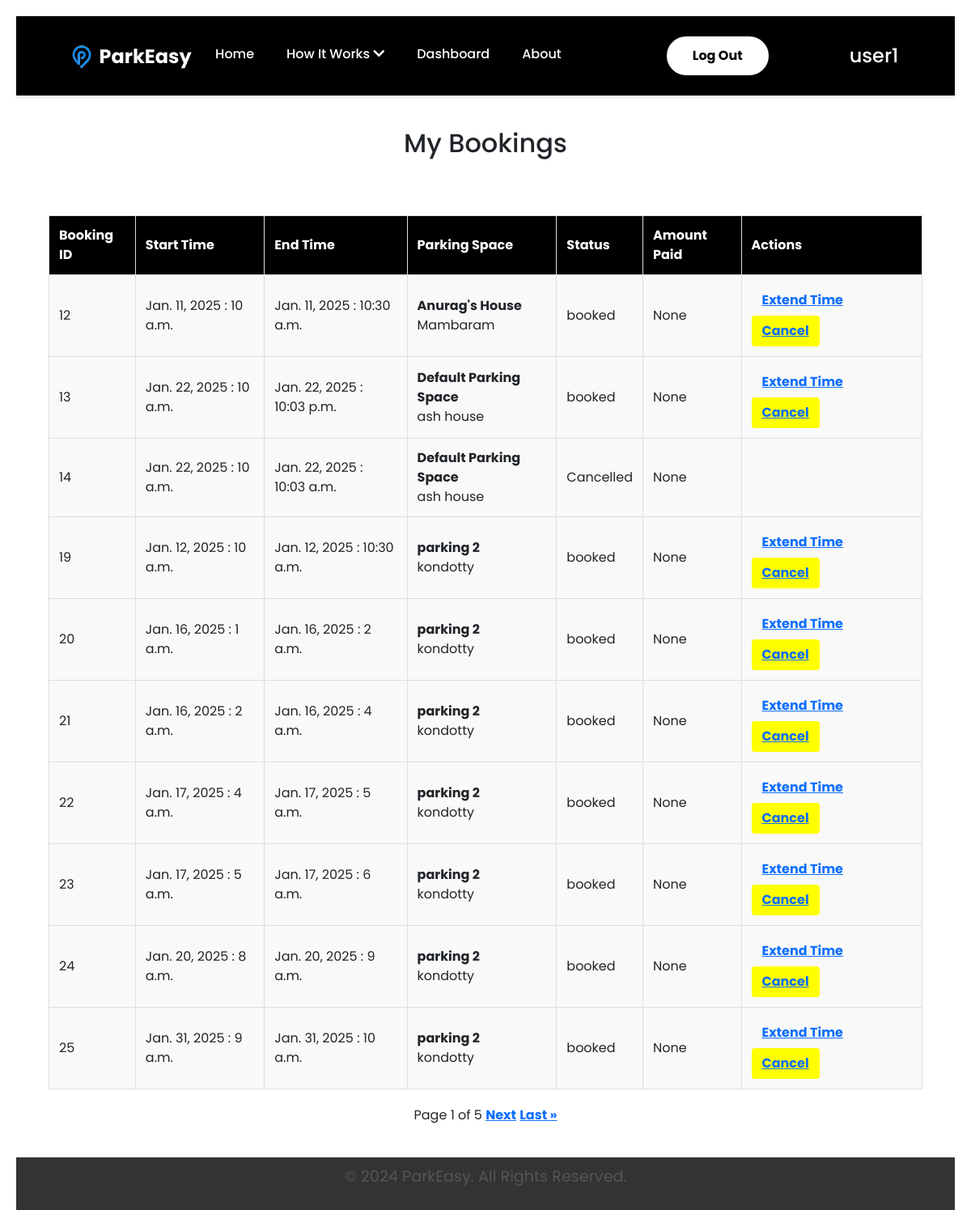
Page /parkeasy/my-bookings/ (signed in) on the committed database.
### ParkEasyApp/models.py (models this page shows, shortened)
class Booking(models.Model):
    user = models.ForeignKey(ParkEasyUser, on_delete=models.CASCADE, related_name="bookings")
    parking_space = models.ForeignKey(ParkingSpace, on_delete=models.CASCADE)
    booking_time = models.DateTimeField(auto_now_add=True)  # Auto-set to the time of booking
    start_date = models.DateField(default=timezone.now)  # Dynamically use current date
    start_time = models.TimeField()
    end_date = models.DateField(default=timezone.now)  # Dynamically use current date
    end_time = models.TimeField()
    duration = models.DurationField()
    price_paid = models.DecimalField(max_digits=10, decimal_places=2, null=True, blank=True)
    payment_method = models.CharField(max_length=255, null=True, blank=True)
    host = models.ForeignKey('ParkEasyUser', related_name='host_earnings', on_delete=models.CASCADE,null=True)
    status = models.CharField(
        max_length=20,
        choices=[('booked', 'Booked'), ('completed', 'Completed'), ('cancelled', 'Cancelled')],
        default='booked'
    )
    time_extension = models.DurationField(null=True, blank=True)  # Optional additional booking time
    grace_period = models.DurationField(null=True, blank=True)  # Grace period for delays
    class Meta:
        indexes = [
            models.Index(fields=['user', 'parking_space', 'status']),
        ]
        unique_together = ('parking_space', 'start_time', 'end_time'),

class ParkingSpace(models.Model):
    name = models.CharField(max_length=255)
    host = models.ForeignKey(ParkEasyUser, on_delete=models.CASCADE, related_name="parking_spaces")
    location = models.CharField(max_length=255)
    price_per_hour = models.DecimalField(max_digits=10, decimal_places=2)
    availability = models.BooleanField(default=True)
    amenities = models.TextField(blank=True, null=True)
    rating = models.DecimalField(max_digits=3, decimal_places=2, default=0.0)
    created_at = models.DateTimeField(auto_now_add=True)
    latitude = models.FloatField(null=True, blank=True)
    longitude = models.FloatField(null=True, blank=True)
    image = models.ImageField(upload_to="parking_images/", null=True, blank=True)  # Image field
    class Meta:
        indexes = [
            models.Index(fields=['host', 'location']),
        ]

### ParkEasyApp/views.py (the view)
# urls.py: path('my-bookings/', views.my_bookings_view, name='my_bookings'),
@login_required
def my_bookings_view(request):
    bookings = Booking.objects.filter(user=request.user.parkeasyuser)
    paginator = Paginator(bookings, 10)
    page_number = request.GET.get('page')
    page_obj = paginator.get_page(page_number)
    return render(request, 'booking/my_bookings.html', {'page_obj': page_obj})

### templates/booking/my_bookings.html (shortened to what this page needs)
{% extends "base.html" %}
{% block content %}
    <h2>My Bookings</h2>
    {% if page_obj and page_obj.object_list %}
        <table class="bookings-table">
            <thead>
                <tr>
                    <th>Booking ID</th>
                    <th>Start Time</th>
                    <th>End Time</th>
                    <th>Parking Space</th>
                    <th>Status</th>
                    <th>Amount Paid</th>
                    <th>Actions</th>
                </tr>
            </thead>
            <tbody>
                {% for booking in page_obj %}
                    <tr class="booking-row">
                        <td>{{ booking.id }}</td>
                        <td>{{ booking.start_date }} : {{ booking.start_time }}</td>
                        <td>{{ booking.end_date }} : {{ booking.end_time }}</td>
                        <td>
                            <strong>{{ booking.parking_space.name }}</strong><br>
                            {{ booking.parking_space.location }}
                        </td>
                        <td class="{% if booking.status == 'cancelled' %}cancelled-status{% endif %}">
                            {% if booking.status != 'cancelled' %}
                                {{ booking.status }}
                            {% else %}
                                <span class="cancelled-text">Cancelled</span>
                            {% endif %}
                        </td>
                        <td>{{ booking.price_paid }}</td>
                        <td>
                            {% if booking.status != 'cancelled' %}
                                <button class="btn"><a href="">Extend Time</a></button>
                                <button class="btn" style="background-color: yellow;">
                                    <a href="{% url 'cancel_booking' booking.id %}">Cancel</a>
                                </button>
                            {% endif %}
                        </td>
                    </tr>
                {% endfor %}
            </tbody>
        </table>
        <div class="pagination-links">
            <span>Page {{ page_obj.number }} of {{ page_obj.paginator.num_pages }}</span>
            {% if page_obj.has_next %}
                <a href="?page={{ page_obj.next_page_number }}">Next</a>
                <a href="?page={{ page_obj.paginator.num_pages }}">Last &raquo;</a>
            {% endif %}
        </div>
    {% else %}
        <p>No bookings found.</p>
    {% endif %}
{% endblock %}

### templates/base.html (shortened to what this page needs)
<!DOCTYPE html>
<html lang="en">
{% load static %}
<head>
    <link rel="stylesheet" href="{% static 'css/home_style.css' %}">
    <link rel="stylesheet" href="{% static 'css/base_style.css' %}">
    <link rel="stylesheet" href="{% static 'css/login.css' %}">
    <link rel="stylesheet" href="{% static 'css/about.css' %}">
    <link rel="stylesheet" href="{% static 'css/add_parking_style.css' %}">
    <link rel="stylesheet" href="{% static 'css/parking_space_list.css' %}">
    <link rel="stylesheet" href="{% static 'css/parking_space_detail.css' %}">
    <link rel="stylesheet" href="{% static 'css/my_listed_parking_spaces.css' %}">
    <link rel="stylesheet" href="{% static 'css/help_support.css' %}">
    <link rel="stylesheet" href="{% static 'css/terms_conditions.css' %}">
    <link rel="stylesheet" href="{% static 'css/my_bookings.css' %}">
    <link rel="stylesheet" href="{% static 'css/create_booking.css' %}">
    <link href="https://cdnjs.cloudflare.com/ajax/libs/font-awesome/5.15.4/css/all.min.css" rel="stylesheet">
    <link href="https://cdn.jsdelivr.net/npm/bootstrap@5.3.3/dist/css/bootstrap.min.css" rel="stylesheet"
>
    <link rel="stylesheet" href="https://unpkg.com/leaflet@1.9.4/dist/leaflet.css" />
    <link href="https://cdn.jsdelivr.net/npm/bootstrap@5.1.0/dist/css/bootstrap.min.css" rel="stylesheet">
</head>
<body>
    <header>
        <div class="logo">
            <a href="{% url 'home' %}">
                <img src="{% static 'img/P1 logoo.png' %}" alt="Placeholder Logo">
                <span class="logo-text">ParkEasy</span>
            </a>
        </div>
        <nav>
            <ul class="menu">
                <li><a href="{% url 'home' %}">Home</a></li>
                <li class="dropdown">
                    <a href="#" id="how-it-works">How It Works <i class="fas fa-chevron-down"></i></a>
                </li>
                <li><a href="{% url 'dashboard' %}">Dashboard</a></li>
                <li><a href="{% url 'about' %}">About</a></li>
                <li>
                    {% if user.is_authenticated %}
                    <a href="{% url 'logout' %}" id="login_button">Log Out</a>
                    {% else %}
                    <a href="{% url 'login' %}" id="login_button">Log In</a>
                    <a href="{% url 'register' %}" id="signup_button">Sign Up</a>
                    {% endif %}
                </li>
                <li style="margin-left:100px ;">
                    <h4>{{ request.user.username }}</h4>
                </li>
            </ul>
        </nav>
    </header>
    <div class="wrapper" style=" min-height: 500px; ">
        <main>
            {% block content %}{% endblock %}
        </main>
    </div>
    <footer>
        <p>&copy; 2024 ParkEasy. All Rights Reserved.</p>
    </footer>
</body>
</html>

### static/css/home_style.css (style rules this page uses)
main { padding: 40px; font-family: 'Poppins', sans-serif; }
header { background-color: black; color: white; padding: 15px 50px; display: flex; justify-content: space-between; align-items: center; box-shadow: 0 2px 5px rgba(0, 0, 0, 0.1); position: sticky; top: 0; z-index: 10; }
header .logo { display: flex; align-items: center; }
header .logo img { height: 50px; max-width: 100%; display: block; float: left; }
header .logo-text { float: left; text-decoration: none; margin-left: -10px; margin-top: 8px; font-size: 24px; color: white; font-weight: bold; }
header nav { display: flex; align-items: center; flex-grow: 1; justify-content: center; margin-top: 10px; box-sizing: border-box; }
header nav ul { display: flex; list-style: none; margin: 0; padding: 0; }
header nav ul li { margin-left: 20px; position: relative; margin-top: 10px; }
header nav ul li:first-child { margin-left: 0; }
header nav ul li a { color: white; text-decoration: none; font-weight: 500; padding: 5px 10px; border-radius: 4px; transition: background-color 0.3s, color 0.3s; }
header nav ul li.dropdown .fas { display: inline-block; transition: transform 0.3s ease; }
#login_button { background-color: white; color: #000; padding: 10px 30px; border-radius: 50px; font-weight: bold; border: 2px solid #fff; display: inline-flex; justify-content: center; align-items: center; cursor: pointer; margin-left: 100px; margin-top: -10px; }
footer { background-color: black; color: white; text-align: center; padding: 10px; margin-top: 40px; }

### static/css/base_style.css (style rules this page uses)
* { font-family: 'Poppins', sans-serif; margin: 0; padding: 0; box-sizing: border-box; }
body { font-family: 'Poppins', sans-serif; margin: 0; padding: 0; overflow-x: hidden; line-height: 1.6; display: flex; flex-direction: column; min-height: 400px; }
.wrapper { flex: 1; display: flex; flex-direction: column; }
header { width: 100%; background-color: black; color: white; padding: 15px 50px; display: flex; justify-content: space-between; align-items: center; box-shadow: 0 2px 5px rgba(0, 0, 0, 0.1); position: sticky; top: 0; z-index: 10; }
header .logo { display: flex; align-items: center; }
header .logo img { height: 50px; max-width: 100%; display: block; float: left; }
header .logo-text { float: left; text-decoration: none; margin-left: -10px; margin-top: 8px; font-size: 24px; color: white; font-weight: bold; }
header nav { display: flex; align-items: center; flex-grow: 1; justify-content: center; margin-top: 10px; box-sizing: border-box; }
header nav ul { display: flex; list-style: none; margin: 0; padding: 0; }
header nav ul li { margin-left: 20px; position: relative; margin-top: 10px; }
header nav ul li:first-child { margin-left: 0; }
header nav ul li a { color: white; text-decoration: none; font-weight: 500; padding: 5px 10px; border-radius: 4px; transition: background-color 0.3s, color 0.3s; }
header nav ul li.dropdown .fas { display: inline-block; transition: transform 0.3s ease; }
#login_button { background-color: white; color: #000; padding: 10px 30px; border-radius: 50px; font-weight: bold; border: 2px solid #fff; display: inline-flex; justify-content: center; align-items: center; cursor: pointer; margin-left: 100px; margin-top: -10px; }
footer { background-color: #333; color: rgba(255, 255, 255, 0.826); text-align: center; padding: 10px; margin-top: auto; width: 100%; }

### static/css/add_parking_style.css (style rules this page uses)
* { font-family: 'Poppins', sans-serif; margin: 0; padding: 0; box-sizing: border-box; }
body { font-family: 'Poppins', sans-serif; background-color: #f4f4f4; justify-content: center; align-items: center; height: 100vh; margin: 0; }
h2 { color: black; font-size: 28px; margin-bottom: 20px; text-align: center; }

### static/css/parking_space_list.css (style rules this page uses)
* { margin: 0; padding: 0; box-sizing: border-box; }
body { font-family: 'Poppins', sans-serif; line-height: 1.6; background-color: #f4f4f4; padding: 20px; display: flex; flex-direction: column; min-height: 100vh; }

### static/css/parking_space_detail.css (style rules this page uses)
* { margin: 0; padding: 0; box-sizing: border-box; }
body { font-family: 'Poppins', sans-serif; line-height: 1.6; background-color: #f4f4f4; display: flex; flex-direction: column; min-height: 100vh; }
h2 { text-align: center; font-size: 2rem; color: #333; margin-bottom: 70px !important; }
.btn { display: inline-block; padding: 10px 20px; font-size: 1rem; border-radius: 4px; text-decoration: none; text-align: center; margin-right: 10px; cursor: pointer; transition: background-color 0.3s ease; }

### static/css/terms_conditions.css (style rules this page uses)
ul { list-style-type: disc; margin-left: 20px; }
ul li { margin-bottom: 10px; }

### rows in the picture
Booking: id "12", start_date "Jan. 11, 2025", start_time "10 a.m.", end_date "Jan. 11, 2025", end_time "10:30 a.m.", parking_space.name "Anurag's House", parking_space.location "Mambaram", status "booked", price_paid "None", shows "Extend Time"
Booking: id "13", start_date "Jan. 22, 2025", start_time "10 a.m.", end_date "Jan. 22, 2025", end_time "10:03 p.m.", parking_space.name "Default Parking Space", parking_space.location "ash house", status "booked", price_paid "None", shows "Extend Time"
Booking: id "14", start_date "Jan. 22, 2025", start_time "10 a.m.", end_date "Jan. 22, 2025", end_time "10:03 a.m.", parking_space.name "Default Parking Space", parking_space.location "ash house", status "Cancelled", price_paid "None"
Booking: id "19", start_date "Jan. 12, 2025", start_time "10 a.m.", end_date "Jan. 12, 2025", end_time "10:30 a.m.", parking_space.name "parking 2", parking_space.location "kondotty", status "booked", price_paid "None", shows "Extend Time"
Booking: id "20", start_date "Jan. 16, 2025", start_time "1 a.m.", end_date "Jan. 16, 2025", end_time "2 a.m.", parking_space.name "parking 2", parking_space.location "kondotty", status "booked", price_paid "None", shows "Extend Time"
Booking: id "21", start_date "Jan. 16, 2025", start_time "2 a.m.", end_date "Jan. 16, 2025", end_time "4 a.m.", parking_space.name "parking 2", parking_space.location "kondotty", status "booked", price_paid "None", shows "Extend Time"
Booking: id "22", start_date "Jan. 17, 2025", start_time "4 a.m.", end_date "Jan. 17, 2025", end_time "5 a.m.", parking_space.name "parking 2", parking_space.location "kondotty", status "booked", price_paid "None", shows "Extend Time"
Booking: id "23", start_date "Jan. 17, 2025", start_time "5 a.m.", end_date "Jan. 17, 2025", end_time "6 a.m.", parking_space.name "parking 2", parking_space.location "kondotty", status "booked", price_paid "None", shows "Extend Time"
Booking: id "24", start_date "Jan. 20, 2025", start_time "8 a.m.", end_date "Jan. 20, 2025", end_time "9 a.m.", parking_space.name "parking 2", parking_space.location "kondotty", status "booked", price_paid "None", shows "Extend Time"
Booking: id "25", start_date "Jan. 31, 2025", start_time "9 a.m.", end_date "Jan. 31, 2025", end_time "10 a.m.", parking_space.name "parking 2", parking_space.location "kondotty", status "booked", price_paid "None", shows "Extend Time"

### other values in the picture
{{ request.user.username }} "user1"
{{ page_obj.number }} "1"
{{ page_obj.paginator.num_pages }} "5"
